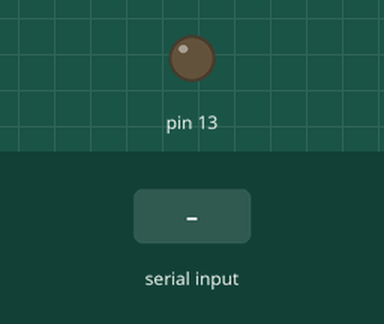
The sketch below on a simulated Arduino Uno, built with avr-gcc and run on an emulated ATmega328P. Parts: output pins drawn as LEDs (lit = HIGH). The inputs (shaded band) are chosen by the test bench.

Above: at 1.2 s.
1.3 s: "a" received over Serial
At 2.1 s:
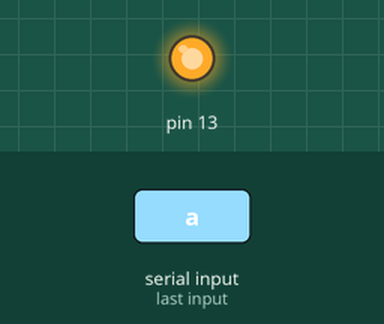
2.8 s: "b" received over Serial
At 3.2 s:
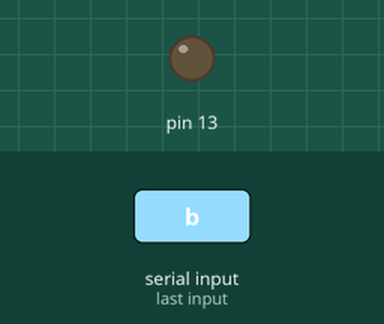
Timing chart, 0 to 5.8 s (numbered marks = the images above; inputs shaded):
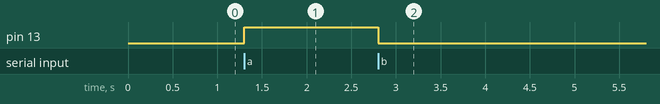

The sketch:

due.ino
```cpp
void setup() {
  // put your setup code here, to run once:
pinMode(13, OUTPUT);
Serial.begin(9600);
}

void loop() {
  // put your main code here, to run repeatedly:
if(Serial.available()){
  char re=Serial.read();

  if(re=='a'){
    digitalWrite(13, HIGH);
  }
   if(re=='b'){
    digitalWrite(13, LOW);
  }
  }
}
```

Measured:
- after the input at 1.3 s, pin 13: LOW → HIGH at once
- after the input at 2.8 s, pin 13: HIGH → LOW at once
